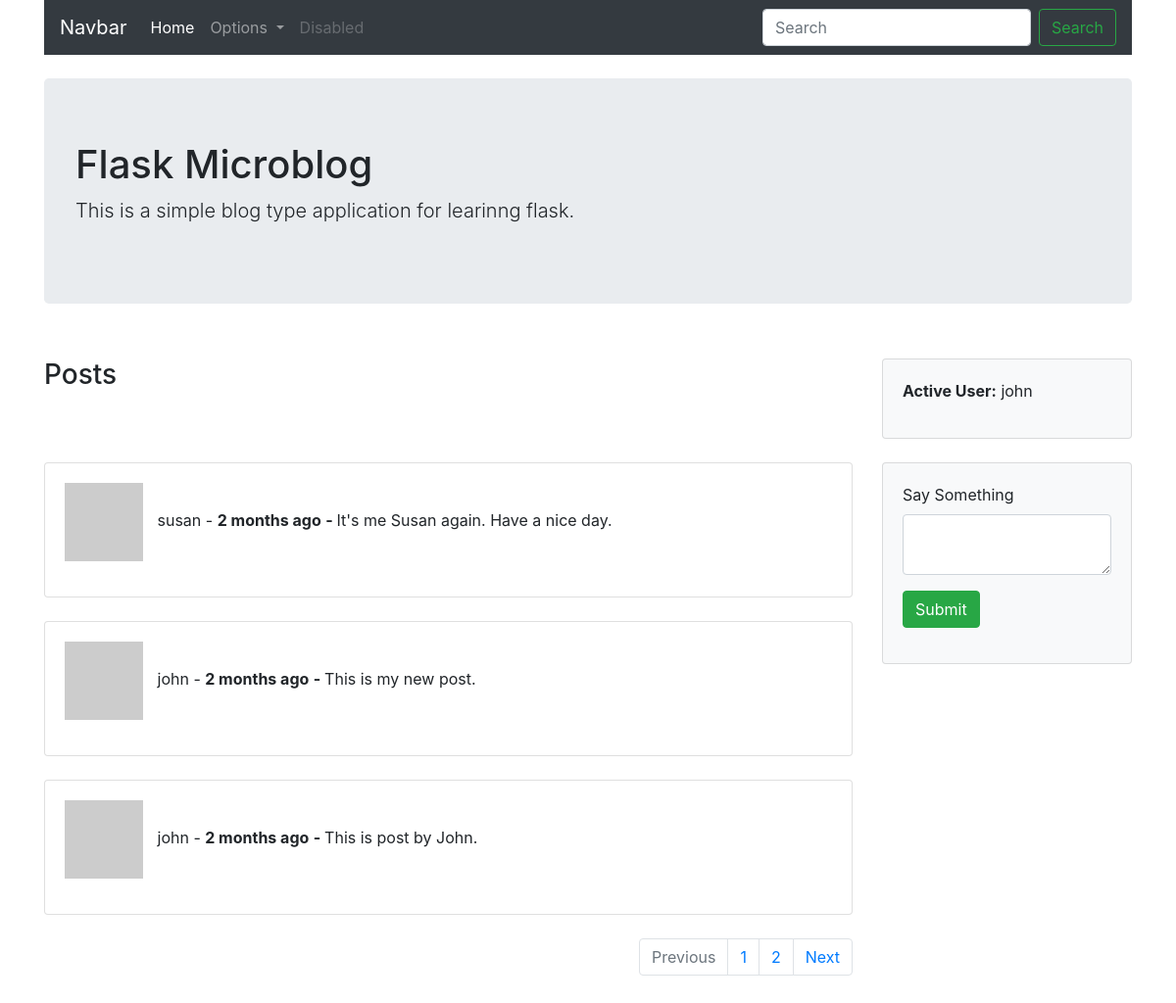
The app's page /index (signed in) with its own data.
### app/models/user_model.py (models this page shows, shortened)
class User(UserMixin, db.Model):
    id = db.Column(db.Integer, primary_key=True)
    username = db.Column(db.String(64), index=True, unique=True)
    email = db.Column(db.String(120), index=True, unique=True)
    password_hash = db.Column(db.String(128))
    about_me = db.Column(db.String(140))
    last_seen = db.Column(db.DateTime, default=datetime.utcnow)
    posts = db.relationship('Post', backref='author', lazy='dynamic')
    followed = db.relationship(
        'User', secondary=followers,
        primaryjoin=(followers.c.follower_id == id),
        secondaryjoin=(followers.c.followed_id == id),
        backref=db.backref('followers', lazy='dynamic'), lazy='dynamic')
    def avatar(self, size):
        digest = md5(self.email.lower().encode('utf-8')).hexdigest()
        return 'https://www.gravatar.com/avatar/{}?d=identicon&s={}'.format(digest, size)
    def followed_posts(self):
        followed = Post.query.join(
            followers, (followers.c.followed_id == Post.user_id)).filter(
            followers.c.follower_id == self.id)
        own = Post.query.filter_by(user_id=self.id)
        posts = followed.union(own).order_by(Post.timestamp.desc())
        return posts

### app/models/post_model.py (models this page shows, shortened)
class Post(db.Model):
    id = db.Column(db.Integer, primary_key=True)
    body = db.Column(db.String(140))
    timestamp = db.Column(db.DateTime, index=True, default=datetime.utcnow())
    user_id = db.Column(db.Integer, db.ForeignKey('user.id'))

### app/main/routes.py (the view)
@bp.route('/', methods=['GET', 'POST'])
@bp.route('/index', methods=['GET', 'POST'])
@login_required
def index():
    title = 'Homepage'
    page = request.args.get('page', 1, type=int)
    posts = current_user.followed_posts().paginate(page, current_app.config['POSTS_PER_PAGE'], False)
    next_url = url_for('main.index', page=posts.next_num) if posts.has_next else None
    prev_url = url_for('main.index', page=posts.prev_num) if posts.has_prev else None
    form = PostForm()
    if form.validate_on_submit():
        post = Post(body=form.post.data, author=current_user)
        db.session.add(post)
        db.session.commit()
        flash('Your post is now live!')
        return redirect(url_for('main.index'))
    return render_template('main/index.html', title=title,
                           posts=posts, form=form, next_url=next_url, prev_url=prev_url)

### app/main/forms.py
class PostForm(FlaskForm):
    post = TextAreaField('Say Something', validators=[DataRequired(), Length(min=1, max=140)])
    submit = SubmitField('Submit')

### app/main/routes.py (called while the page is built)
@bp.before_request
def before_request():
    if current_user.is_authenticated:
        current_user.last_seen = datetime.utcnow()
        db.session.commit()

### app/models/user_model.py (called while the page is built)
@login.user_loader
def load_user(id):
    return User.query.get(int(id))

### app/templates/main/index.html (shortened to what this page needs)
{% extends 'base.html' %}
{% block content %}
    <div class="jumbotron">
        <h1>Flask Microblog</h1>
        <p class="lead">This is a simple blog type application for learinng flask.</p>
    </div> <br>
    <div class="row justify-content-end">
        <div class="col-sm-9">
            <h3>Posts</h3>
        </div>
        <div class="col-sm-3 col-align-self-end">
            <div class="card card-body bg-light">
                <p><span class="bold">Active User:</span> {{ current_user.username }}</p>
            </div>
            <br>
        </div>
    </div>
    <div class="row">
        <div class="col-sm-9">
            {% include 'partials/posts.html' %} <br>
        </div>
        <div class="col-sm-3">
            {% if form %}
                <div class="card card-body bg-light">
                    <form action="" method="post" novalidate>
                        <div class="form-group">
                            {{ form.post.label(class="control-label") }}
                            {{ form.post(class="form-control") }}
                        </div>
                        <div class="form-group">
                            {{ form.submit(class="btn btn-success") }}
                        </div>
                    </form>
                </div>
            {% endif %}
        </div>
    </div>
{% endblock %}

### app/templates/partials/posts.html (shortened to what this page needs)
{% for post in posts.items %}
    <div class="card card-body">
        <p>
            <img src="{{ post.author.avatar(36) }}" alt="author-avatar" class="avatar">
            {{ post.author.username }} - <span class="bold">{{ moment(post.timestamp).fromNow() }}</span>
            <span class="bold"> - </span> {{ post.body }}</p>
    </div>
    <br>
{% endfor %}
<nav aria-label="Page navigation example">
    <ul class="pagination justify-content-end">
        {% if not prev_url %}
            <li class="page-item disabled">
                <a class="page-link" href="{{ prev_url }}" tabindex="-1" aria-disabled="true">Previous</a>
            </li>
        {% else %}
            <li class="page-item">
                <a class="page-link" href="{{ prev_url }}" tabindex="-1" aria-disabled="true">Previous</a>
            </li>
        {% endif %}
        {% if form %}
            {% for page in posts.iter_pages() %}
                <li class="page-item"><a class="page-link" href="{{ url_for('main.index', page=page) }}">{{ page }}</a></li>
            {% endfor %}
        {% else %}
            {% for page in posts.iter_pages() %}
                <li class="page-item"><a class="page-link" href="{{ url_for('main.explore', page=page) }}">{{ page }}</a>
                </li>
            {% endfor %}
        {% endif %}
        {% if next_url %}
            <li class="page-item">
                <a class="page-link" href="{{ next_url }}">Next</a>
            </li>
        {% else %}
            <li class="page-item disabled">
                <a class="page-link" href="{{ next_url }}">Next</a>
            </li>
        {% endif %}
    </ul>
</nav>

### app/static/styles.css (style rules this page uses)
body { padding-bottom: 80px; }
.bold { font-weight: bold; }
.avatar { padding-right: 10px; }

### records on screen
User: username "john"
Post: author.username "susan", timestamp "2 months ago", body "It's me Susan again. Have a nice day."
Post: author.username "john", timestamp "2 months ago", body "This is my new post."
Post: author.username "john", timestamp "2 months ago", body "This is post by John."

### other values on screen
{{ page }} "1" "2"
